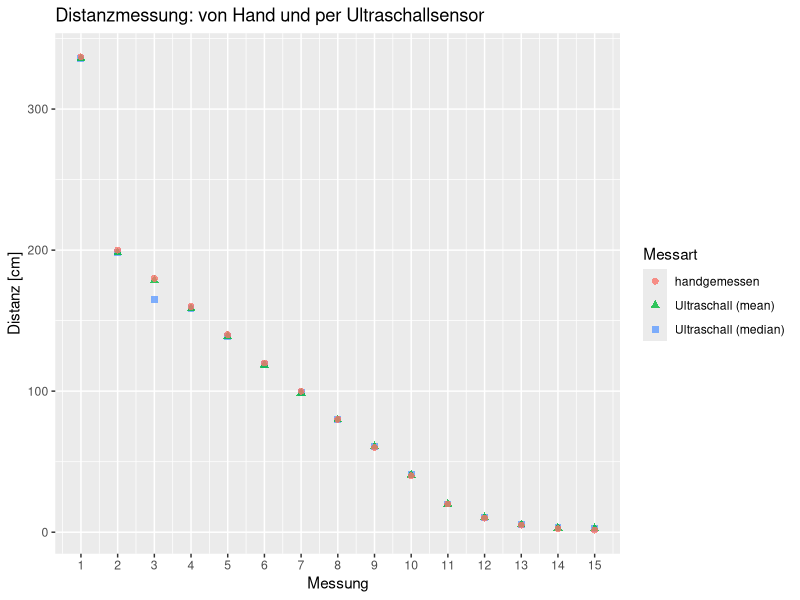

The R source for this figure:
#!/usr/bin/Rscript

library(ggplot2)

measurements <- read.csv(file = 'ultraschall.csv', header = TRUE, stringsAsFactors = TRUE, sep = ';')
measurements$row <- 1:nrow(measurements)

by_hand <- data.frame(value= measurements$by_hand, type = 'handgemessen', n = measurements$row)
mean <- data.frame(value = measurements$mean, type = 'Ultraschall (mean)', n = measurements$row)
median <- data.frame(value= measurements$median, type = 'Ultraschall (median)', n = measurements$row)

points <- data.frame(value = c(), type = c(), n = c())
points <- rbind(by_hand, points)
points <- rbind(mean, points)
points <- rbind(median, points)

plot <-
    ggplot(points, aes(x = n, y = value, color = type, shape = type)) +
    geom_point(alpha = 0.8, size = 2) +
    labs(title = 'Distanzmessung: von Hand und per Ultraschallsensor') +
    xlab('Messung') +
    ylab('Distanz [cm]') +
    labs(color = 'Messart', shape = 'Messart') +
    scale_x_continuous(breaks = measurements$row)

ggsave(filename = 'ultraschall.png', plot = plot, device = 'png')
